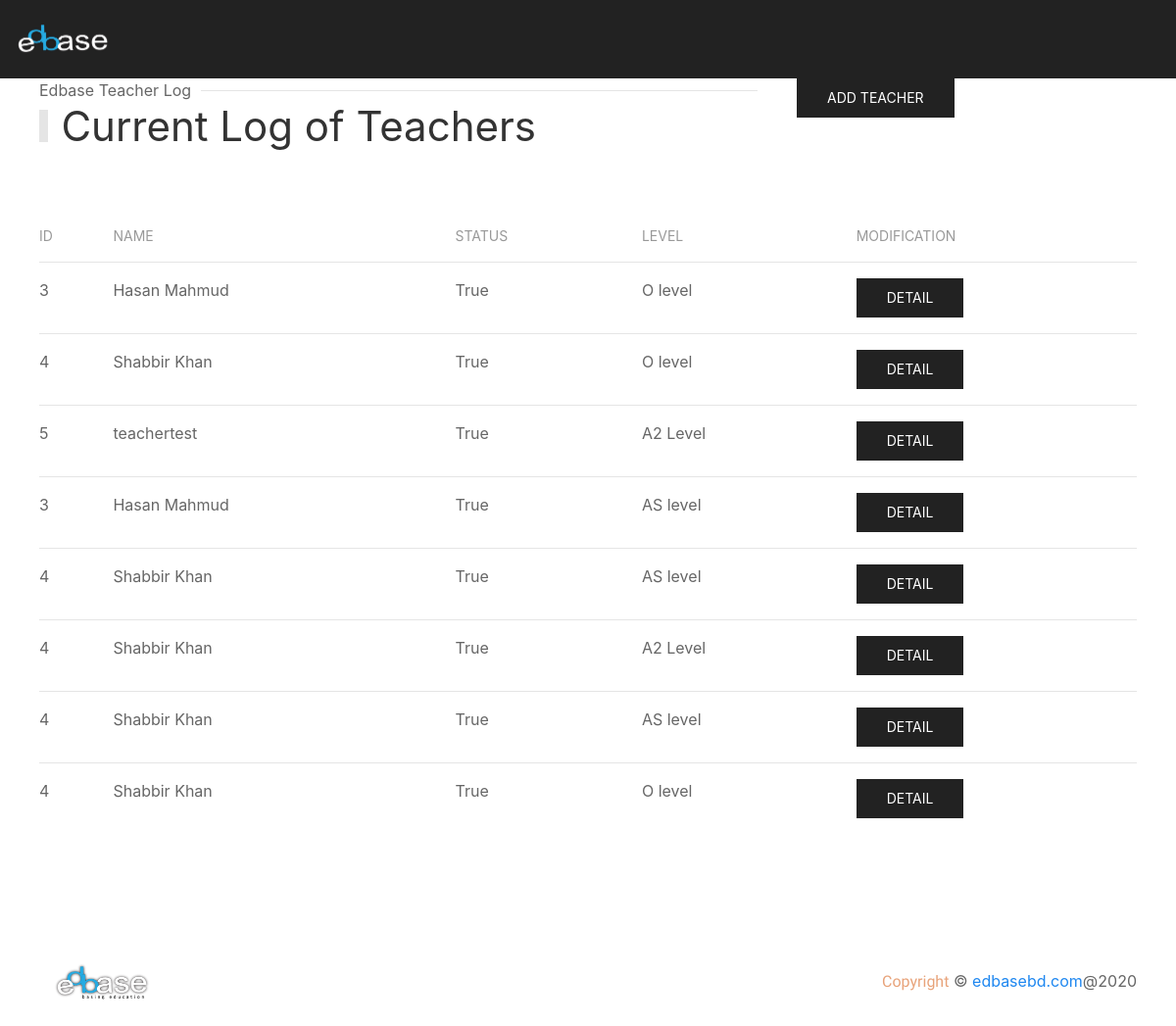
Page /teacherlist/ on the committed database.
### applicant/models.py (models this page shows, shortened)
class EdbaseTeacherSubject(models.Model):
    teacher = models.ForeignKey(EdbaseTeacher, related_name='edbaseteacher', on_delete=models.CASCADE)
    location = models.ForeignKey(EdbaseLocation, related_name='edbaselocation', on_delete=models.CASCADE)
    board = models.ForeignKey(EdbaseBoard, related_name='edbaseboard', on_delete=models.CASCADE)
    qualification = models.ForeignKey(EdbaseQualification, related_name='edbasequalification', on_delete=models.CASCADE)
    subject = models.ForeignKey(EdbaseSubject, related_name='edbasesubject', on_delete=models.CASCADE)

class EdbaseTeacher(models.Model):
    user = models.OneToOneField(User, on_delete=models.CASCADE)
    name = models.CharField(max_length=128, null=True, blank=True)
    status = models.BooleanField(default=True, null=True, blank=True)
    createt_at = models.DateTimeField(auto_now_add=True, null=True, blank=True)

class EdbaseQualification(models.Model):
    level = models.CharField(max_length=128, null=True, blank=True)
    created_at = models.DateTimeField(auto_now_add=True, null=True, blank=True)

### applicant/views.py (the view)
# urls.py: path('teacherlist/', views.teacherlist, name='teacherlist'),
def teacherlist(request):
    teachers = EdbaseTeacherSubject.objects.all()
    return render(request, 'teachersNew.html', {'teachers': teachers})

### applicant/templates/teachersNew.html (shortened to what this page needs)
{% extends 'base.html' %}
{% load static %}
{% block content %}
    <section class="main-section">
        <section class="main-section">
            <div class="admin-section-top">
                <div>
                    <div class="uk-section-secondary uk-preserve-color">
                        <div uk-sticky="animation: uk-animation-slide-top; sel-target: .uk-navbar-container; cls-active: uk-navbar-sticky; cls-inactive: uk-navbar-transparent uk-dark; top: 200">
                            <nav class="uk-navbar-container" uk-navbar="mode: click;">
                                <div class="uk-navbar-left">
                                    <a class="uk-navbar-item uk-logo logo-size" href="/"><img src="/static/img/edbase_footer.png" alt="edbase"></a>
                                </div>
                            </nav>
                        </div>
                    </div>
                </div>
            </div>
        </section>
    </section>
    <section id="student-list">
        <div class="uk-container">
            <div uk-grid>
                <div class="uk-width-2-3@m">
                    <div class="head">
                        <h1 class="uk-heading-bullet">Current Log of Teachers</h1>
                        <p class="uk-heading-line"><span>Edbase Teacher Log</span></p>
                    </div>
                </div>
                <div class="uk-width-expand@m">
                    <a href="{% url 'addteachernext' %}" class="uk-button uk-button-secondary">Add Teacher</a>
                </div>
            </div>
            <div class="uk-child-width-1@m" uk-grid>
                <div class="uk-margin-large">
                    <table class="uk-table uk-table-justify uk-table-hover uk-table-divider">
                        <thead>
                            <tr>
                                <th>id</th>
                                <th>Name</th>
                                <th>Status</th>
                                <th>Level</th>
                                <th>Modification</th>
                            </tr>
                        </thead>
                        <tbody>
                            {% for teacher in teachers %}
                            <tr>
                                <td>{{ teacher.teacher.id }}</td>
                                <td>{{ teacher.teacher.name }}</td>
                                <td>{{ teacher.teacher.status }}</td>
                                <td>{{ teacher.qualification.level }}</td>
                                <td class="uk-flex">
                                    <a href="{% url 'teachernextdetail' teacher.id %}" class="uk-button uk-button-secondary">Detail</a>
                                </td>
                            </tr>
                            {% endfor %}
                        </tbody>
                    </table>
                </div>
            </div>
        </div>
    </section>
    <section id="footer">
        <div class="uk-padding">
            <div class="uk-flex uk-flex-wrap uk-flex-wrap-around uk-flex-between uk-flex-middle">
                <a class="uk-navbar-item uk-logo logo-size" href="/"><img src="/static/img/edbase.png" alt="zeros"></a>
                <p class="uk-text-center"> <span class="zeros-sub-head copy">Copyright</span>  © <a href="/">edbasebd.com</a>@2020</p>
            </div>
        </div>
    </section>
{% endblock %}

### static/css/main.css (style rules this page uses)
p { margin: 0; }
.main-section { position: relative; }
.zeros-sub-head { font-family: 'Dancing Script', cursive; font-size: 2.3rem; color:#5a3a68; }
.logo-size { width: 128px; }
.copy { font-size: 1rem; color: #e8a37a; }
.admin-section-top { height: 10vh; }
.head { display: flex; flex-direction: column-reverse; }

### rows in the picture
EdbaseTeacherSubject: teacher.id "3", teacher.name "Hasan Mahmud", teacher.status "True", qualification.level "O level"
EdbaseTeacherSubject: teacher.id "4", teacher.name "Shabbir Khan", teacher.status "True", qualification.level "O level"
EdbaseTeacherSubject: teacher.id "5", teacher.name "teachertest", teacher.status "True", qualification.level "A2 Level"
EdbaseTeacherSubject: teacher.id "3", teacher.name "Hasan Mahmud", teacher.status "True", qualification.level "AS level"
EdbaseTeacherSubject: teacher.id "4", teacher.name "Shabbir Khan", teacher.status "True", qualification.level "AS level"
EdbaseTeacherSubject: teacher.id "4", teacher.name "Shabbir Khan", teacher.status "True", qualification.level "A2 Level"
EdbaseTeacherSubject: teacher.id "4", teacher.name "Shabbir Khan", teacher.status "True", qualification.level "AS level"
EdbaseTeacherSubject: teacher.id "4", teacher.name "Shabbir Khan", teacher.status "True", qualification.level "O level"
